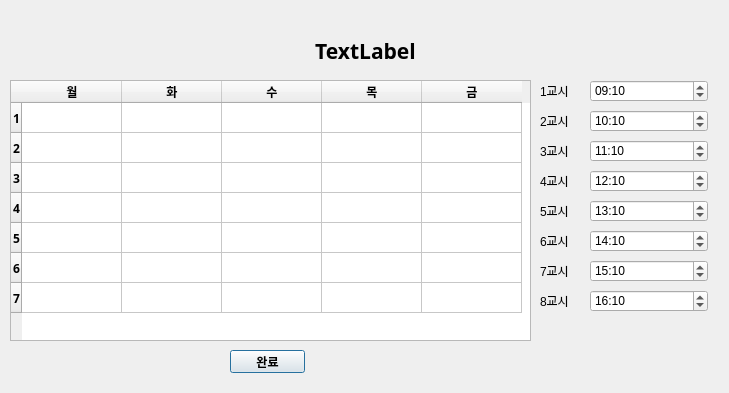
<?xml version="1.0" encoding="UTF-8"?>
<ui version="4.0">
 <class>Window</class>
 <widget class="QDialog" name="Window">
  <property name="geometry">
   <rect>
    <x>0</x>
    <y>0</y>
    <width>729</width>
    <height>393</height>
   </rect>
  </property>
  <property name="windowTitle">
   <string>Dialog</string>
  </property>
  <widget class="QLabel" name="InfoLable">
   <property name="geometry">
    <rect>
     <x>0</x>
     <y>30</y>
     <width>731</width>
     <height>41</height>
    </rect>
   </property>
   <property name="font">
    <font>
     <family>나눔스퀘어라운드 ExtraBold</family>
     <pointsize>16</pointsize>
     <weight>75</weight>
     <bold>true</bold>
    </font>
   </property>
   <property name="text">
    <string>TextLabel</string>
   </property>
   <property name="alignment">
    <set>Qt::AlignCenter</set>
   </property>
  </widget>
  <widget class="QTableWidget" name="TimeTable2">
   <property name="enabled">
    <bool>true</bool>
   </property>
   <property name="geometry">
    <rect>
     <x>10</x>
     <y>80</y>
     <width>521</width>
     <height>261</height>
    </rect>
   </property>
   <property name="font">
    <font>
     <family>나눔스퀘어라운드 ExtraBold</family>
     <weight>75</weight>
     <bold>true</bold>
    </font>
   </property>
   <row>
    <property name="text">
     <string>1</string>
    </property>
   </row>
   <row>
    <property name="text">
     <string>2</string>
    </property>
   </row>
   <row>
    <property name="text">
     <string>3</string>
    </property>
   </row>
   <row>
    <property name="text">
     <string>4</string>
    </property>
   </row>
   <row>
    <property name="text">
     <string>5</string>
    </property>
   </row>
   <row>
    <property name="text">
     <string>6</string>
    </property>
   </row>
   <row>
    <property name="text">
     <string>7</string>
    </property>
   </row>
   <column>
    <property name="text">
     <string>월</string>
    </property>
   </column>
   <column>
    <property name="text">
     <string>화</string>
    </property>
   </column>
   <column>
    <property name="text">
     <string>수</string>
    </property>
   </column>
   <column>
    <property name="text">
     <string>목</string>
    </property>
   </column>
   <column>
    <property name="text">
     <string>금</string>
    </property>
   </column>
  </widget>
  <widget class="QTableWidget" name="TimeTable">
   <property name="geometry">
    <rect>
     <x>10</x>
     <y>80</y>
     <width>521</width>
     <height>261</height>
    </rect>
   </property>
   <property name="font">
    <font>
     <family>나눔스퀘어라운드 ExtraBold</family>
     <weight>75</weight>
     <bold>true</bold>
    </font>
   </property>
   <row>
    <property name="text">
     <string>1</string>
    </property>
   </row>
   <row>
    <property name="text">
     <string>2</string>
    </property>
   </row>
   <row>
    <property name="text">
     <string>3</string>
    </property>
   </row>
   <row>
    <property name="text">
     <string>4</string>
    </property>
   </row>
   <row>
    <property name="text">
     <string>5</string>
    </property>
   </row>
   <row>
    <property name="text">
     <string>6</string>
    </property>
   </row>
   <row>
    <property name="text">
     <string>7</string>
    </property>
   </row>
   <column>
    <property name="text">
     <string>월</string>
    </property>
   </column>
   <column>
    <property name="text">
     <string>화</string>
    </property>
   </column>
   <column>
    <property name="text">
     <string>수</string>
    </property>
   </column>
   <column>
    <property name="text">
     <string>목</string>
    </property>
   </column>
   <column>
    <property name="text">
     <string>금</string>
    </property>
   </column>
  </widget>
  <widget class="QPushButton" name="OkButton">
   <property name="geometry">
    <rect>
     <x>230</x>
     <y>350</y>
     <width>75</width>
     <height>23</height>
    </rect>
   </property>
   <property name="font">
    <font>
     <family>나눔스퀘어라운드 ExtraBold</family>
     <weight>75</weight>
     <bold>true</bold>
    </font>
   </property>
   <property name="text">
    <string>완료</string>
   </property>
  </widget>
  <widget class="QTimeEdit" name="classtime_1">
   <property name="geometry">
    <rect>
     <x>590</x>
     <y>80</y>
     <width>118</width>
     <height>22</height>
    </rect>
   </property>
   <property name="displayFormat">
    <string>hh:mm</string>
   </property>
   <property name="time">
    <time>
     <hour>9</hour>
     <minute>10</minute>
     <second>0</second>
    </time>
   </property>
  </widget>
  <widget class="QTimeEdit" name="classtime_2">
   <property name="geometry">
    <rect>
     <x>590</x>
     <y>110</y>
     <width>118</width>
     <height>22</height>
    </rect>
   </property>
   <property name="displayFormat">
    <string>hh:mm</string>
   </property>
   <property name="time">
    <time>
     <hour>10</hour>
     <minute>10</minute>
     <second>0</second>
    </time>
   </property>
  </widget>
  <widget class="QTimeEdit" name="classtime_3">
   <property name="geometry">
    <rect>
     <x>590</x>
     <y>140</y>
     <width>118</width>
     <height>22</height>
    </rect>
   </property>
   <property name="displayFormat">
    <string>hh:mm</string>
   </property>
   <property name="time">
    <time>
     <hour>11</hour>
     <minute>10</minute>
     <second>0</second>
    </time>
   </property>
  </widget>
  <widget class="QTimeEdit" name="classtime_4">
   <property name="geometry">
    <rect>
     <x>590</x>
     <y>170</y>
     <width>118</width>
     <height>22</height>
    </rect>
   </property>
   <property name="displayFormat">
    <string>hh:mm</string>
   </property>
   <property name="time">
    <time>
     <hour>12</hour>
     <minute>10</minute>
     <second>0</second>
    </time>
   </property>
  </widget>
  <widget class="QTimeEdit" name="classtime_5">
   <property name="geometry">
    <rect>
     <x>590</x>
     <y>200</y>
     <width>118</width>
     <height>22</height>
    </rect>
   </property>
   <property name="displayFormat">
    <string>hh:mm</string>
   </property>
   <property name="time">
    <time>
     <hour>13</hour>
     <minute>10</minute>
     <second>0</second>
    </time>
   </property>
  </widget>
  <widget class="QTimeEdit" name="classtime_6">
   <property name="geometry">
    <rect>
     <x>590</x>
     <y>230</y>
     <width>118</width>
     <height>22</height>
    </rect>
   </property>
   <property name="displayFormat">
    <string>hh:mm</string>
   </property>
   <property name="time">
    <time>
     <hour>14</hour>
     <minute>10</minute>
     <second>0</second>
    </time>
   </property>
  </widget>
  <widget class="QTimeEdit" name="classtime_7">
   <property name="geometry">
    <rect>
     <x>590</x>
     <y>260</y>
     <width>118</width>
     <height>22</height>
    </rect>
   </property>
   <property name="displayFormat">
    <string>hh:mm</string>
   </property>
   <property name="time">
    <time>
     <hour>15</hour>
     <minute>10</minute>
     <second>0</second>
    </time>
   </property>
  </widget>
  <widget class="QTimeEdit" name="classtime_8">
   <property name="geometry">
    <rect>
     <x>590</x>
     <y>290</y>
     <width>118</width>
     <height>22</height>
    </rect>
   </property>
   <property name="displayFormat">
    <string>hh:mm</string>
   </property>
   <property name="time">
    <time>
     <hour>16</hour>
     <minute>10</minute>
     <second>0</second>
    </time>
   </property>
  </widget>
  <widget class="QLabel" name="label">
   <property name="geometry">
    <rect>
     <x>540</x>
     <y>80</y>
     <width>56</width>
     <height>21</height>
    </rect>
   </property>
   <property name="text">
    <string>1교시</string>
   </property>
  </widget>
  <widget class="QLabel" name="label_2">
   <property name="geometry">
    <rect>
     <x>540</x>
     <y>110</y>
     <width>56</width>
     <height>21</height>
    </rect>
   </property>
   <property name="text">
    <string>2교시</string>
   </property>
  </widget>
  <widget class="QLabel" name="label_3">
   <property name="geometry">
    <rect>
     <x>540</x>
     <y>140</y>
     <width>56</width>
     <height>21</height>
    </rect>
   </property>
   <property name="text">
    <string>3교시</string>
   </property>
  </widget>
  <widget class="QLabel" name="label_4">
   <property name="geometry">
    <rect>
     <x>540</x>
     <y>170</y>
     <width>56</width>
     <height>21</height>
    </rect>
   </property>
   <property name="text">
    <string>4교시</string>
   </property>
  </widget>
  <widget class="QLabel" name="label_5">
   <property name="geometry">
    <rect>
     <x>540</x>
     <y>200</y>
     <width>56</width>
     <height>21</height>
    </rect>
   </property>
   <property name="text">
    <string>5교시</string>
   </property>
  </widget>
  <widget class="QLabel" name="label_6">
   <property name="geometry">
    <rect>
     <x>540</x>
     <y>230</y>
     <width>56</width>
     <height>21</height>
    </rect>
   </property>
   <property name="text">
    <string>6교시</string>
   </property>
  </widget>
  <widget class="QLabel" name="label_7">
   <property name="geometry">
    <rect>
     <x>540</x>
     <y>260</y>
     <width>56</width>
     <height>21</height>
    </rect>
   </property>
   <property name="text">
    <string>7교시</string>
   </property>
  </widget>
  <widget class="QLabel" name="label_8">
   <property name="geometry">
    <rect>
     <x>540</x>
     <y>290</y>
     <width>56</width>
     <height>21</height>
    </rect>
   </property>
   <property name="text">
    <string>8교시</string>
   </property>
  </widget>
 </widget>
 <resources/>
 <connections/>
</ui>
